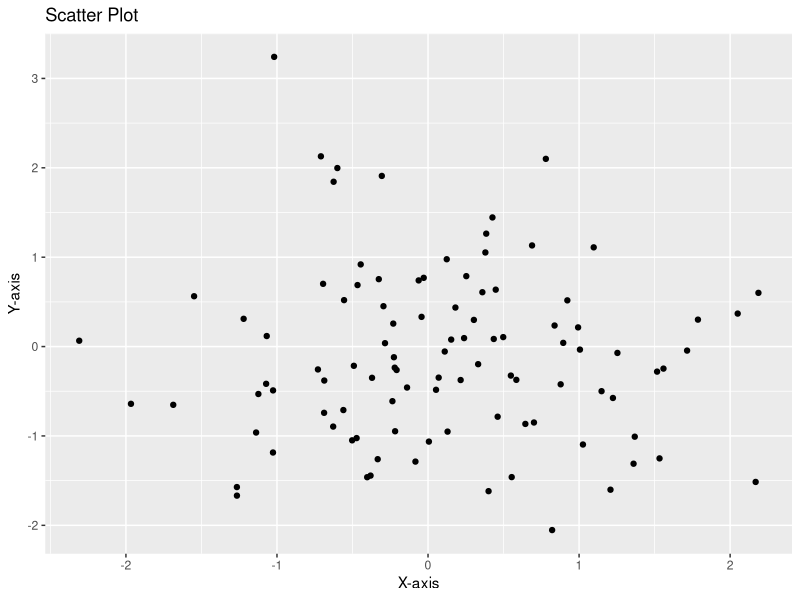
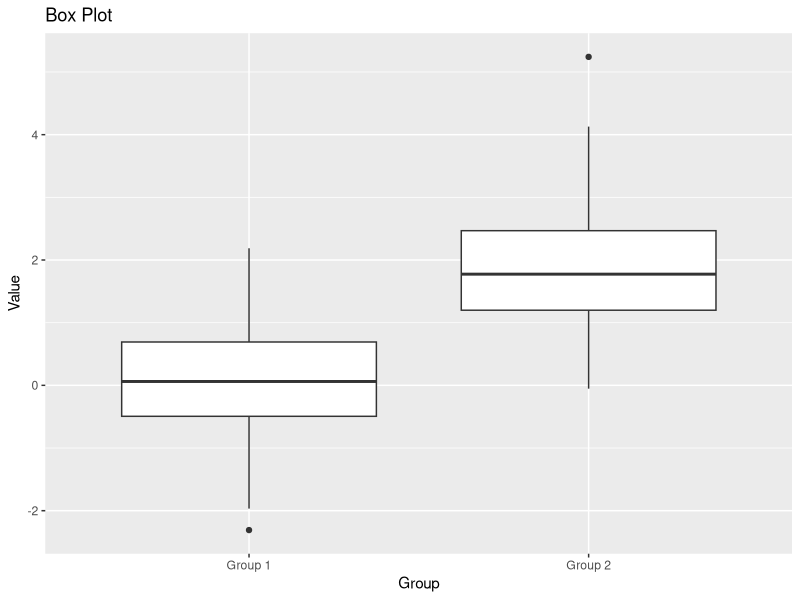
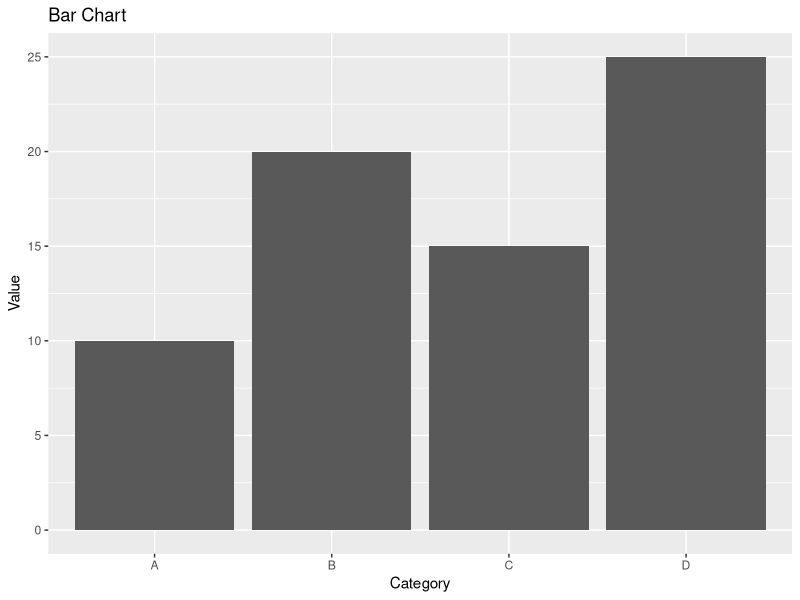
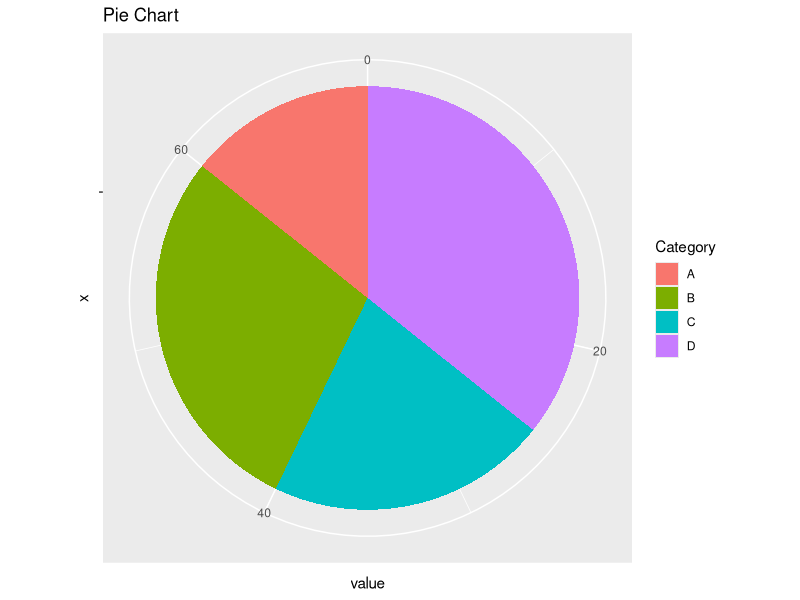

Recreate these plots in R, in order. (Note: this script raises an error after producing the figures.)
# ============== Appendix ===================================

# data visualization: Scatter plot
# Load required libraries
library(ggplot2)

# Create sample data
set.seed(123)
data <- data.frame(
  x = rnorm(100),
  y = rnorm(100)
)

# Create scatter plot
ggplot(data, aes(x = x, y = y)) +
  geom_point() +
  labs(title = "Scatter Plot", x = "X-axis", y = "Y-axis")

# data visualization: Box plot
# Load required libraries
library(ggplot2)

# Create sample data
set.seed(123)
data <- data.frame(
  group = rep(c("Group 1", "Group 2"), each = 100),
  value = c(rnorm(100), rnorm(100, mean = 2))
)

# Create box plot
ggplot(data, aes(x = group, y = value)) +
  geom_boxplot() +
  labs(title = "Box Plot", x = "Group", y = "Value")

# Data visualization: Bar chart
# Load required libraries
library(ggplot2)

# Create sample data
data <- data.frame(
  category = c("A", "B", "C", "D"),
  value = c(10, 20, 15, 25)
)

# Create bar chart
ggplot(data, aes(x = category, y = value)) +
  geom_bar(stat = "identity") +
  labs(title = "Bar Chart", x = "Category", y = "Value")

# Data visualization: Pie chart
# Create sample data
data <- data.frame(
  category = c("A", "B", "C", "D"),
  value = c(10, 20, 15, 25)
)

# Create pie chart
ggplot(data, aes(x = "", y = value, fill = category)) +
  geom_bar(stat = "identity", width = 1) +
  coord_polar("y", start=0) +
  labs(title = "Pie Chart", fill = "Category")





#===================================== Measure time & Memory execution ===========

# Measure time and memory for 'if'
# Measure time
start_time <- Sys.time()  # Start measuring time

# Measure memory
mem_before <- object.size(x)  # Measure memory usage before execution

# Code snippet
x <- 10
if (x > 5) {
  print("x is greater than 5")
} else {
  print("x is less than or equal to 5")
}

# Measure memory after execution
mem_after <- object.size(x)

# Stop measuring time
end_time <- Sys.time()

# Calculate execution time
execution_time <- end_time - start_time

# Calculate memory usage difference
mem_diff <- mem_after - mem_before

# Print results
print(paste("Execution time:", execution_time, "seconds"))
print(paste("Memory usage difference:", mem_diff / (1024 * 1024), "MB"))

## part 2

# Measure time
start_time <- Sys.time()  # Start measuring time

# Measure memory
mem_usage <- numeric()
mem_usage <- c(mem_usage, object.size(x))  # Measure memory usage before execution

# Code snippet
x <- 10
if (x > 5) {
  print("x is greater than 5")
} else {
  print("x is less than or equal to 5")
}

# Measure memory after execution
mem_usage <- c(mem_usage, object.size(x))

# Stop measuring time
end_time <- Sys.time()

# Calculate execution time
execution_time <- end_time - start_time

# Print results
print(paste("Execution time:", execution_time, "seconds"))
print(paste("Memory usage before execution:", mem_usage[1] / (1024 * 1024), "MB"))
print(paste("Memory usage after execution:", mem_usage[2] / (1024 * 1024), "MB"))



















# R

# Time and memory measurement
start_time <- Sys.time()  # Start measuring time
mem_usage <- numeric()

x <- 10
if (x > 5) {
  print("x is greater than 5")
} else {
  print("x is less than or equal to 5")
}

mem_usage <- c(mem_usage, object.size(i)) # Measure memory usage

Rprof(NULL)

end_time <- Sys.time()  # Stop measuring time
execution_time <- end_time - start_time
print(paste("Execution time:", execution_time, "seconds"))

# Calculate memory usage during the loop in megabytes
memory_used <- sum(mem_usage) / (1024 * 1024)
print(paste("Memory usage:", memory_used, "MB"))









# Comparing time and memory execution among R and Python


# Comparing between R & Python
# Example loop in R
start_time <- Sys.time()  # Start measuring time
mem_usage <- numeric()

Rprof(filename = "Rprof.out", memory.profiling = TRUE)
for (i in 1:10000) {
  print(i)
  mem_usage <- c(mem_usage, object.size(i)) # Measure memory usage for each iteration
}
Rprof(NULL)

end_time <- Sys.time()  # Stop measuring time
execution_time <- end_time - start_time
print(paste("Execution time for R loop:", execution_time, "seconds"))

# Calculate memory usage during the loop in megabytes
memory_used <- sum(mem_usage) / (1024 * 1024)
print(paste("Memory usage during R loop:", memory_used, "MB"))









#R
# Example of data manipulation in R using dplyr package
library(dplyr)

# Create a data frame
data <- data.frame(
  id = 1:5,
  name = c("John", "Alice", "Bob", "Emily", "David"),
  age = c(25, 30, 28, 35, 40),
  salary = c(50000, 60000, 55000, 70000, 75000)
)

# Filter data for individuals with age greater than 30
filtered_data <- filter(data, age > 30)

# Print filtered data
print(filtered_data)

# ==============================


# Example of data visualization in R using ggplot2 package
library(ggplot2)

# Create a scatter plot
ggplot(data, aes(x = age, y = salary, color = name)) +
  geom_point(size = 3) +
  labs(title = "Age vs. Salary", x = "Age", y = "Salary") +
  theme_minimal()


#============================
# R

start_ime <- Sys.time()
for (i in 1:1000000) {
  x <- i * i
}

end_time <- Sys.time()

delta_time <- end_time - start_time
delta_time



# R 
# Example loop in R
start_time <- Sys.time()  # Start measuring time

for (i in 1:1000) {
  print(i)
}

end_time <- Sys.time()  # Stop measuring time
execution_time <- end_time - start_time
print(paste("Execution time for R loop:", execution_time, "seconds"))


# ========================================
# Sample dataset
data <- data.frame(
  ID = c(1, 2, 3, 4, 5),
  Weight = c(5.2, 4.8, 6.1, 5.5, 4.9),
  Length = c(3.5, 3.2, 3.8, 3.6, 3.3),
  Age = c(10, 9, 11, 10, 9)
)

# Display the first few rows of the dataset
cat("First few rows of the dataset:\n")
print(head(data))

# Summary statistics
cat("\nSummary statistics:\n")
print(summary(data))

# Data types of columns
cat("\nData types of columns:\n")
print(sapply(data, class))

# Missing values
cat("\nMissing values:\n")
print(colSums(is.na(data)))

# Data visualization (Example: Histogram)
hist(data$Weight, main='Histogram of Weight', xlab='Weight', ylab='Frequency', breaks=3)


